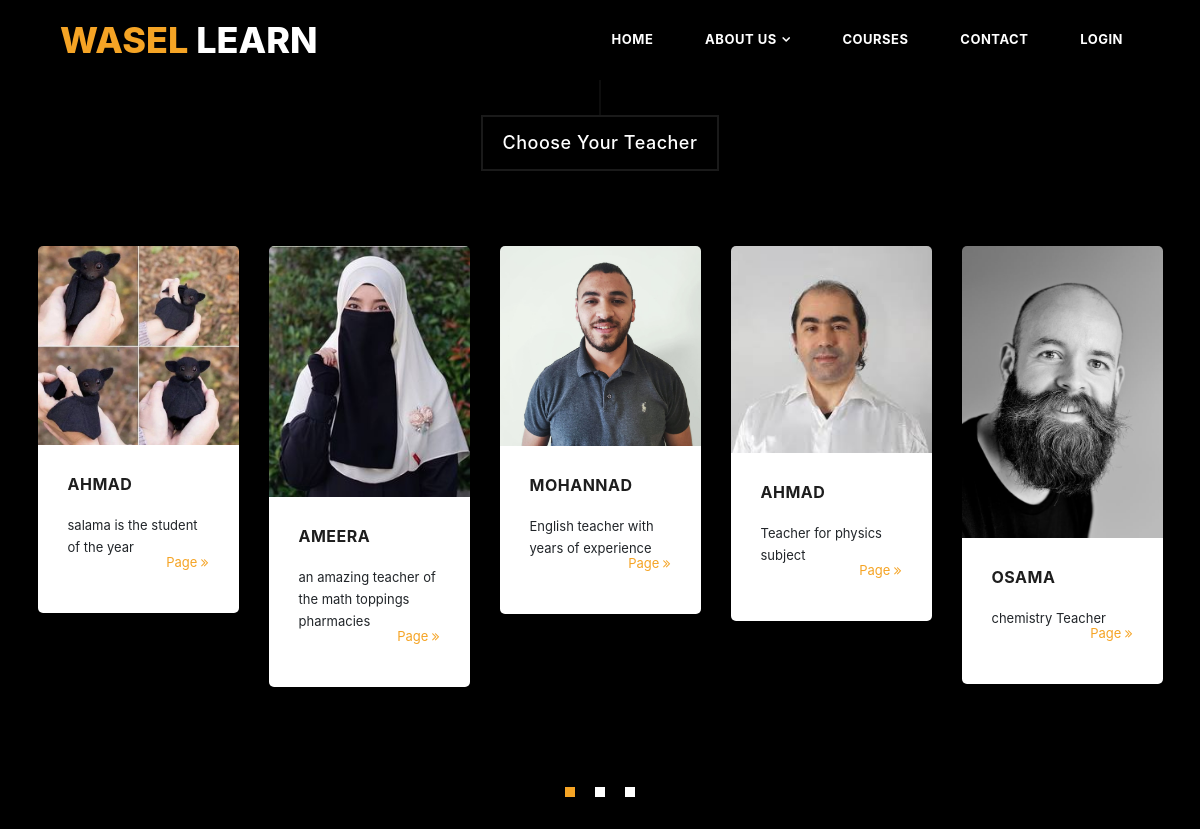
Page /waselApp/teachers on the committed database.
### loginAuth/models.py (models this page shows)
class User(models.Model):
    firstName = models.CharField(max_length=255)
    lastName = models.CharField(max_length=255)
    about = models.TextField()
    email = models.CharField(max_length=255)
    birthDate = models.DateField()
    passwd = models.CharField(max_length=255)
    createdAt = models.DateTimeField(auto_now_add=True)
    updatedAt = models.DateTimeField(auto_now=True)
    mobile=models.CharField(max_length=15)#0598135  213  21
    statusChoices=(('active', 'active'),('deleted','deleted'),('inactive','inactive'),('Suspended','Suspended'))
    status = models.CharField(max_length=25, default='active', choices = statusChoices)#active by default, can be deleted
    courseChoices=(('physics', 'physics'),('chemistry','chemistry'),('english','english'),('mathematics','mathematics'),('arabic','arabic'),('biology','biology'),('art','art'),('music','music'),('history','history'))
    course = models.CharField(max_length=25, choices = courseChoices)
    privilageChoices=((9, 9),(8,8),(7,7),(1,1),(0,0))
    privilage = models.IntegerField(default=9, choices = privilageChoices)#needs revision
    genderChoices=(('m', 'm'),('f','f'))
    gender = models.CharField(max_length=2, choices = genderChoices)#maleorfemale
    cv = models.FileField(upload_to='uploads/%Y%m%d', max_length=254,null=True)#pdf files nullable
    img = models.ImageField(upload_to='images/',null=True)#image of teacher nullable
    raters=models.IntegerField(null=True)
    rate=models.FloatField(null=True)
    location = models.CharField(max_length=35,null=True)

### waselApp/views.py (the view)
# urls.py: path('teachers', teachers),
def teachers(request):
    context={
        'allUsers' : User.objects.all(),
    }
    return render(request,"teachers.html",context)

### waselApp/templates/teachers.html (shortened to what this page needs)
<!DOCTYPE html>
<html lang="en">
  <head>
    <link rel="stylesheet" href=" https://code.jquery.com/jquery-3.6.0.min.js ">
    <link rel="stylesheet" href="https://maxcdn.bootstrapcdn.com/bootstrap/3.3.7/css/bootstrap.min.css">
    <link rel="stylesheet" href="https://maxcdn.bootstrapcdn.com/bootstrap/3.3.7/css/bootstrap-theme.min.css">
    <link href="https://cdn.jsdelivr.net/npm/bootstrap@5.0.1/dist/css/bootstrap.min.css" rel="stylesheet">
    {% load static %}
    <link rel="stylesheet" href=" {% static  'css/fontawesome.css' %}">
    <link rel="stylesheet" href=" {% static  'css/owl.css'  %}">
    <link rel="stylesheet" href="{% static 'css/lightbox.css' %}">
    <link rel="stylesheet" href="{% static 'css/style_teacher.css' %}">
    <link href="{% static 'vendor/css/bootstrap.min.css' %}" rel="stylesheet">
  </head>
<body>
  <header class="main-header clearfix" role="header">
    <div class="logo">
      <a href="#"><em>Wasel</em> Learn</a>
    </div>
    <nav id="menu" class="main-nav" role="navigation">
      <ul class="main-menu">
        <li><a href="/waselApp/home" class="external">Home</a></li>
        <li class="has-submenu"><a href="#section2">About Us</a>
        </li>
        <li><a href="#section4">Courses</a></li>
        <li><a href="#section6">Contact</a></li>
        <li><a href="/login" class="external">LOGIN</a></li>
      </ul>
    </nav>
  </header>
  <section class="section courses" data-section="section4">
    <div class="container-fluid">
      <div class="row">
        <div class="col-md-12">
          <div class="section-heading">
            <h2>Choose Your Teacher</h2>
          </div>
        </div>
        <div class="owl-carousel owl-theme">
            {% for teacher in allUsers %}
          <div class="item">
            <img src="{{ teacher.img.url }}" alt="{{teacher.firstName}}" />
            <div class="down-content">
              <h4>{{teacher.firstName}}</h4>
              <p>{{teacher.about}}</p>
              <div class="text-button-pay">
                <a href="teacher/{{teacher.id}}"> Page <i class="fa fa-angle-double-right"></i></a>
              </div>
            </div>
          </div>
          {% endfor %}
        </div>
      </div>
    </div>
  </section>
</body>
</html>

### loginAuth/static/css/style_teacher.css (style rules this page uses)
body { font-family: 'Montserrat', sans-serif; }
a { color: #3CF; text-decoration: none; }
ul { padding: 0px; margin: 0px; list-style: none; }
p { font-size: 13px; line-height: 22px; }
.section-heading { text-align: center; margin-bottom: 70px; }
.section-heading h2:before { width: 1px; height: 100px; background-color: rgba(250,250,250,0.1); position: absolute; top: -102px; content: ''; left: 50%; transform: translate(-50%); }
.section-heading h2 { margin-top: 100px; position: relative; font-size: 18px; font-weight: 500; color: #fff; letter-spacing: 0.5px; display: inline-block; padding: 15px 20px; border: 2px solid rgba(250,250,250,0.1); }
.main-header { background-color: rgb(0, 0, 0); height: 80px; position: fixed; z-index: 12; width: 100%; top: 0; }
.main-header .logo { float: left; line-height: 80px; padding-left: 60px; }
.main-header .logo a { font-size: 36px; text-transform: uppercase; font-weight: 800; color: #fff; }
.main-header .logo a em { font-style: normal; color: #f5a425; }
.main-menu { float: right; padding-right: 60px; }
.main-menu li { display: inline-block; line-height: 79px; margin-left: 15px; position: relative; }
.main-menu li:first-child { margin-left: 0px; }
.main-menu li a { padding: 10px 15px; font-size: 13px; text-transform: uppercase; letter-spacing: 0.5px; font-weight: 700; color: #fff; border: 2px solid transparent; transition: all 0.5s; }
.main-menu li.has-submenu a:after { content: '\f107'; font-family: "FontAwesome"; margin-left: 5px; }
section.courses { background-repeat: no-repeat; background-size: cover; background-color: #000000; padding-bottom: 100px; padding: 0px 30px 100px 30px; }
section.courses .item img { border-top-right-radius: 5px; border-top-left-radius: 5px; }
section.courses .item .down-content { padding: 30px; background-color: #fff; border-bottom-right-radius: 5px; border-bottom-left-radius: 5px; }
section.courses .item .down-content h4 { font-size: 16px; text-transform: uppercase; color: #1e1e1e; letter-spacing: 0.5px; font-weight: 700; margin-top: 0px; margin-bottom: 20px; }
section.courses .item .down-content p { margin-bottom: 25px; }
section.courses .item .down-content .text-button-pay { float: right; display: inline-block; margin-top: -30px; }
section.courses .item .down-content .text-button-pay a { color: #f5a425; font-size: 13px; }

### rows in the picture
User: img (picture), firstName "AHMAD", about "salama is the student of the year"
User: img (picture), firstName "AMEERA", about "an amazing teacher of the math toppings pharmacies"
User: img (picture), firstName "MOHANNAD", about "English teacher with years of experience"
User: img (picture), firstName "AHMAD", about "Teacher for physics subject"
User: img (picture), firstName "OSAMA", about "chemistry Teacher"
